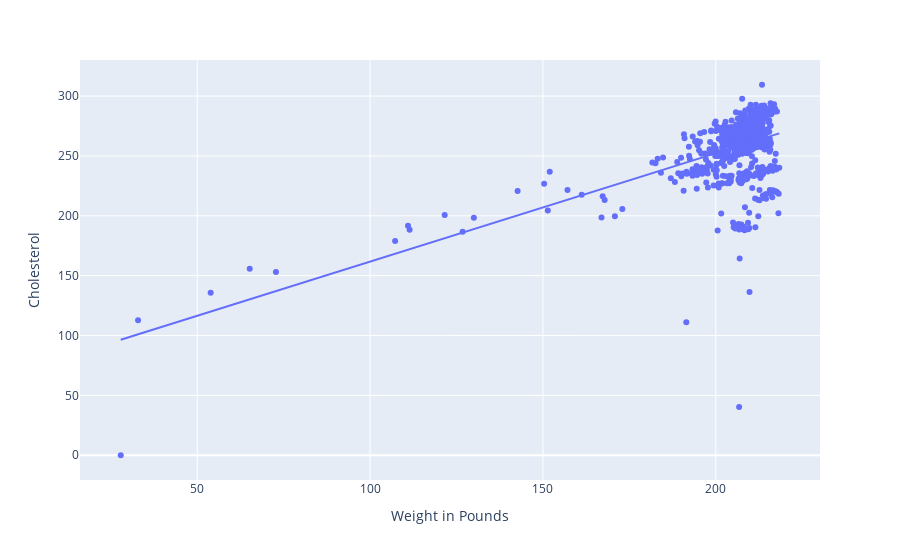

Notebook code cell kept with this figure:
### Code cell
px.scatter(df, x = 'Weight in Pounds', y = 'Cholesterol', trendline = 'ols')

### Figure 1 — Plotly figure (JSON) as saved in the notebook; plotly's stock layout.template omitted (floating-point values rounded to 4 significant figures; data arrays with more than 128 entries replaced by an {"elided": "..."} marker saying what was removed)
{"data": [{"hovertemplate": "Weight in Pounds=%{x}<br>Cholesterol=%{y}<extra></extra>", "legendgroup": "", "marker": {"color": "#636efa", "symbol": "circle"}, "mode": "markers", "name": "", "orientation": "v", "showlegend": false, "type": "scatter", "x": {"elided": "761 float values"}, "xaxis": "x", "y": {"elided": "761 float values"}, "yaxis": "y"}, {"hovertemplate": "<b>OLS trendline</b><br>Cholesterol = 0.904736 * Weight in Pounds + 71.289<br>R<sup>2</sup>=0.317177<br><br>Weight in Pounds=%{x}<br>Cholesterol=%{y} <b>(trend)</b><extra></extra>", "legendgroup": "", "marker": {"color": "#636efa", "symbol": "circle"}, "mode": "lines", "name": "", "showlegend": false, "type": "scatter", "x": {"elided": "761 float values"}, "xaxis": "x", "y": {"elided": "761 float values"}, "yaxis": "y"}], "layout": {"legend": {"tracegroupgap": 0}, "margin": {"t": 60}, "xaxis": {"anchor": "y", "domain": [0, 1], "title": {"text": "Weight in Pounds"}}, "yaxis": {"anchor": "x", "domain": [0, 1], "title": {"text": "Cholesterol"}}}}
